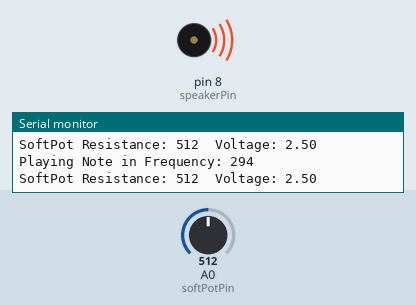
The sketch below on a simulated Arduino Uno, built with avr-gcc and run on an emulated ATmega328P. Shown: buzzer (waves = sounding), the last lines printed to the serial monitor. The inputs (shaded band) are chosen by the test bench; at power-on: A0 (softPotPin) = 512.

Above: at 1.02 s.
1.3 s: A0 (softPotPin) set to 996
4.3 s: A0 (softPotPin) set to 1023
At 5.1 s:
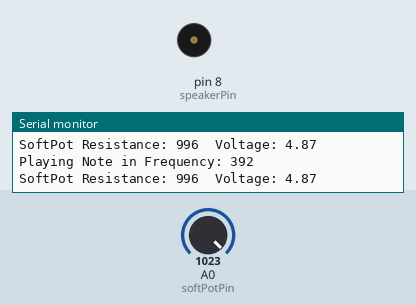
5.9 s: A0 (softPotPin) set to 1000
At 6.1 s:
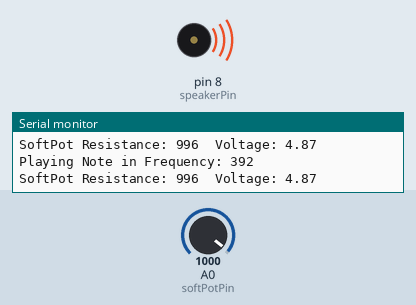
8.9 s: A0 (softPotPin) set to 1020
At 10.1 s:
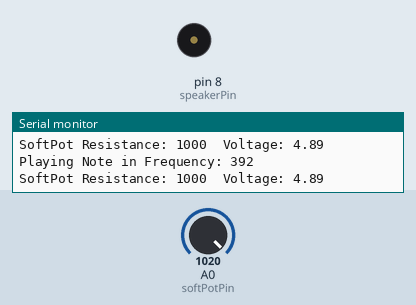
Timing chart, 0 to 11.4 s (numbered marks = the images above; inputs shaded):
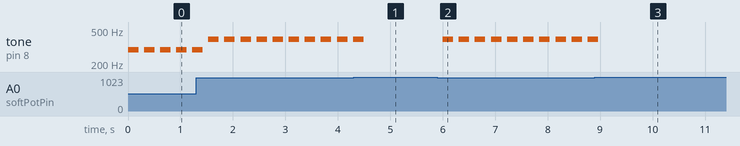

The sketch:

main.ino
```cpp
// SoftPot Piano
// Vishnu Ajay
// 8/28/2023
// Rev A
// Frequency scale roughly measured from https://www.kamimusic.com/notes-octaves-scale/

#include "pitches.h"

const int softPotPin = A0;     // SoftPot analog pin
const int speakerPin = 8;      // Speaker digital pin
const int touchThreshold = 1010; // Max threshold

// Frequencies for Sa, Re, Ga, Ma, Pa, Dha, NI, Sa in 3rd and 4th Octaves
const int notes[] = {
  NOTE_A3, NOTE_B3, NOTE_C4, NOTE_D4, NOTE_E4, NOTE_F4, NOTE_G4, NOTE_A4
};

void setup() {
  pinMode(speakerPin, OUTPUT);
  Serial.begin(9600);
}

// Function called playTone
void playTone(int note, int duration) {
  tone(speakerPin, note, duration);
  delay(duration);
  noTone(speakerPin);
}

void loop() {
  int softPotValue = analogRead(softPotPin);

  // Condition for threshold
  if (softPotValue < touchThreshold) {
    int noteIndex = map(softPotValue, 0, touchThreshold, 0, 7);  // Map softpot to notes

    int noteDuration = 200;  // Duration for each note
    playTone(notes[noteIndex], noteDuration);

    Serial.print("Playing Note in Frequency: ");
    Serial.println(notes[noteIndex]);

    float voltage = (softPotValue / 1023.0) * 5.0;
    Serial.print("SoftPot Resistance: ");
    Serial.print(softPotValue);
    Serial.print("\tVoltage: ");
    Serial.println(voltage);
  } else {
    noTone(speakerPin);
  }

  delay(100);
}
```

Measured:
- the behaviour switches between 1009 and 1010 on A0 (softPotPin) (found by bisection; images 0 and 1)
- after the input at 4.3 s, tone on pin 8 (speakerPin): goes on until 4.5 s, then stays silent
- after the input at 5.9 s, tone on pin 8 (speakerPin): alternates 392 Hz for 0.20 s and silent for 0.11 s, starting after 0.10 s
- after the input at 8.9 s, tone on pin 8 (speakerPin): goes on until 9.0 s, then stays silent
- by itself, tone on pin 8 (speakerPin): alternates 392 Hz for 0.20 s and silent for 0.11 s
